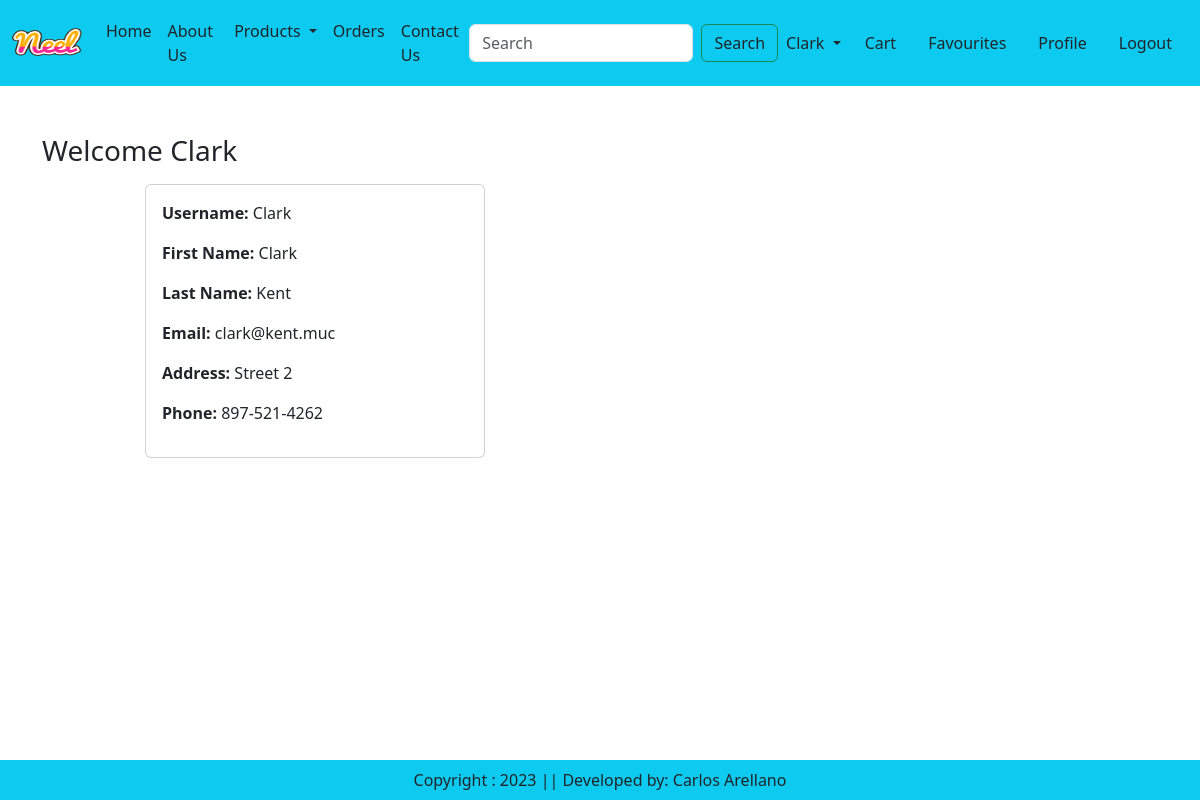
/profile/1/ (signed in), run on the app's committed database.
### app/models.py (models this page shows)
class User(AbstractUser):
    username = models.CharField(max_length=8, null=True)
    first_name = models.CharField(max_length=80, null=True)
    last_name = models.CharField(max_length=100, null=True)
    email = models.EmailField(unique=True, null=True)
    phone = models.CharField(max_length=14, unique=True, null=True)
    address = models.CharField(max_length=150, unique=True, null=True)
    USERNAME_FIELD = 'email'
    REQUIRED_FIELDS = ['username','first_name','last_name', 'phone','address']

### app/views.py (the view)
# urls.py: path('profile/<int:id>/', views.profilePage, name='profile'),
def profilePage(request, id):
    user = User.objects.get(id=id)
    return render(request, 'app/profile.html', locals())

### app/templates/app/profile.html (shortened to what this page needs)
{% extends 'app/base.html' %}
{% load static %}
{% block main-content %}
<div class="container my-5">
  <div class="row">
    <h3 class="text-capitalize">Welcome {{request.user.username}}</h3>
    <div class="col-sm-8 offset-sm-1" >
      <div class="row">
        <div class="col-sm-6">
          <div class="card m-2">
            <div class="card-body">
              <p class="text-capitalize"><b>Username:</b> {{request.user.username}}</p>
              <p><b>First Name:</b> {{request.user.first_name}}</p>
              <p><b>Last Name:</b> {{request.user.last_name}}</p>
              <p><b>Email:</b> {{request.user.email}}</p>
              <p><b>Address:</b> {{request.user.address}}</p>
              <p><b>Phone:</b> {{request.user.phone}}</p>
            </div>
          </div>
        </div>
      </div>
    </div>
  </div>
</div>
{% endblock main-content %}

### app/templates/app/base.html (shortened to what this page needs)
<!DOCTYPE html>
{% load static %}
<html lang="en">
  <head>
    <link
      href="https://cdn.jsdelivr.net/npm/bootstrap@5.3.0/dist/css/bootstrap.min.css"
      rel="stylesheet"
    />
    <link rel="stylesheet" href="{% static 'app/css/all.min.css' %}" />
    <link rel="stylesheet" href="{% static 'app/css/owl.carousel.min.css' %}" />
    <link rel="stylesheet" href="{% static 'app/css/style.css' %}" />
  </head>
  <body>
    <nav class="navbar navbar-expand-lg navbar-dark bg-info">
      <div class="container-fluid">
        <a class="navbar-brand text-dark" href="#">
          <img
            src='{% static "app/images/Neel.png" %}'
            width="70"
            height="60"
          />
        </a>
        <div class="collapse navbar-collapse" id="navbarSupportedContent">
          <ul class="navbar-nav me-auto mb-2 mb-lg-0">
            <li class="nav-item">
              <a class="nav-link active text-dark" aria-current="page" href="/"
                >Home</a
              >
            </li>
            <li class="nav-item">
              <a class="nav-link text-dark" href="{% url 'about' %}"
                >About Us</a
              >
            </li>
            <li class="nav-item dropdown">
              <a
                class="nav-link dropdown-toggle text-dark"
                href="#"
                role="button"
                data-bs-toggle="dropdown"
                aria-expanded="false"
              >
                Products
              </a>
            </li>
            <li class="nav-item">
              <a class="nav-link text-dark" href="#">Orders</a>
            </li>
            <li class="nav-item">
              <a class="nav-link text-dark" href="{% url 'contact' %}"
                >Contact Us</a
              >
            </li>
          </ul>
          <form class="d-flex" role="search">
            <input
              class="form-control me-2"
              type="search"
              placeholder="Search"
              aria-label="Search"
            />
            <button class="btn btn-outline-success text-dark" type="submit">
              Search
            </button>
          </form>
        </div>
        <ul class="navbar-nav me-auto mb-2 mb-lg-0">
          {% if request.user.is_authenticated %}
          <li class="nav-item dropdown">
            <a
              class="nav-link dropdown-toggle text-dark text-capitalize"
              href="#"
              role="button"
              data-bs-toggle="dropdown"
              aria-expanded="false"
            >
              {{request.user.username}}
            </a>
          </li>
          {% endif %}
          <li class="nav-item mx-2">
            <a class="nav-link text-dark" href="{% url 'cart' %}">Cart</a>
          </li>
          <li class="nav-item mx-2">
            <a class="nav-link text-dark" href="#">Favourites</a>
          </li>
          {% if request.user.is_authenticated %}
          <li class="nav-item mx-2">
            <a class="nav-link text-dark" href="{% url 'profile' user.id %}"
              >Profile</a
            >
          </li>
          {% else %}
          <li class="nav-item mx-2">
            <a class="nav-link text-dark" href="{% url 'register' %}"
              >Register</a
            >
          </li>
          {% endif %}
          {% if request.user.is_authenticated %}
          <li class="nav-item mx-2">
            <a class="nav-link text-dark" href="{% url 'logout' %}">Logout</a>
          </li>
          {% else %}
          <li class="nav-item mx-2">
            <a class="nav-link text-dark" href="{% url 'login' %}">Login</a>
          </li>
          {% endif %}
        </ul>
      </div>
    </nav>
    {% block main-content%} {% endblock main-content %}
    <footer class="container-fluid bg-info text-center p-2 mt-5 fixed-bottom">
      Copyright : 2023 || Developed by: Carlos Arellano
    </footer>
  </body>
</html>

### data on the page
User: user.username "Clark", user.first_name "Clark", user.last_name "Kent", user.email "clark@kent.muc", user.address "Street 2", user.phone "897-521-4262"
